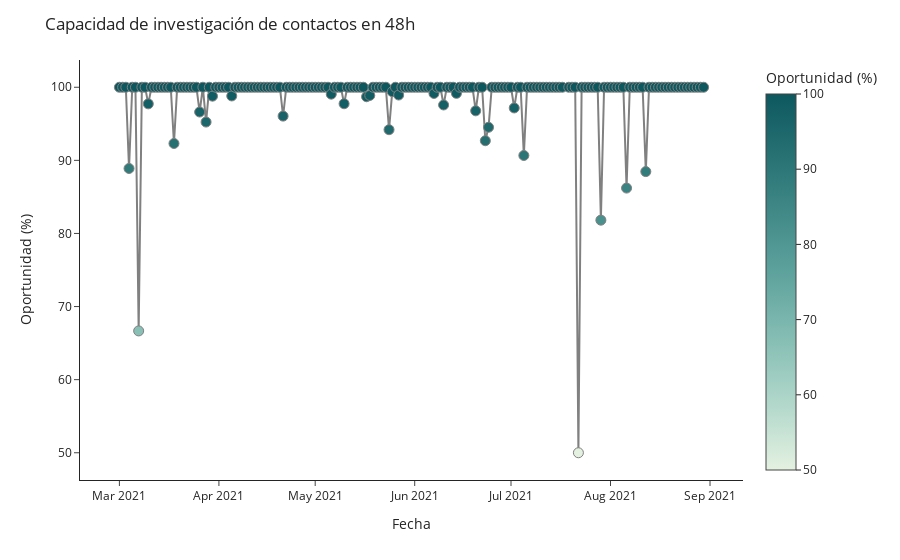

The code cell stored with this chart in its notebook:
### Code cell
px.scatter(df_ind7_perc.reset_index(),
        x= 'fecha_cumple_requisitos',
        y= 'n_folio',
        color='n_folio',
        color_continuous_scale=px.colors.sequential.Mint,
        labels={'n_folio':'Oportunidad (%)'},
        ).update_layout(title= 'Capacidad de investigación de contactos en 48h',
                       yaxis_title='Oportunidad (%)',
                       xaxis_title='Fecha',
                       template='simple_white',
                 #      xaxis=dict(tickmode = 'array',
                  #                tickvals = list(range(12,88,3)),
                   #               ticktext = list(list(range(12,54,3))+list(range(1,88,3))),
                    #             ),
                 #   ).add_vline(x=53.5, line_width=3, line_dash='dash', line_color='gray'
                  #             ).add_hline(y=10, 
                   #                        line_width=3, 
                    #                       line_dash='longdash', 
                     #                      line_color='olive',
                      #                     annotation_text='Meta nacional (10%)',
                       #                    annotation_position='bottom right'
                        #         ).add_hline(y=mean_bac_ind, 
                         #                    line_width=3, 
                          #                   line_dash='longdash', 
                           #                  line_color='green',
                            #                 annotation_text= 'Promedio BAC ('+str(mean_bac_ind)+'%)',
                             #                annotation_position='bottom right'
                              #       ).add_vrect(x0='51', x1='50', 
                               #            annotation_text='2020', 
                                #           annotation_position='top right',
                                 #          annotation=dict(font_size=18, 
                                  #                         font_family="'Open Sans', verdana, arial, sans-serif"),
                                   #                        opacity=0, 
                                    #                       line_width=0
                                     #     ).add_vrect(x0='84', x1='86', 
                                      #     annotation_text='2021', 
                                       #    annotation_position='top right',
                                        #   annotation=dict(font_size=18, 
                                         #                  font_family="'Open Sans', verdana, arial, sans-serif"),
                                          #                 opacity=0, 
                                           #                line_width=0
                                                     ).update_traces(mode='lines+markers', 
                                                                     line_color='grey',
                                                                     marker_line_width=1, 
                                                                     marker_size=10)

### Figure 1 — Plotly figure (JSON) as saved in the notebook; plotly's stock layout.template omitted (floating-point values rounded to 4 significant figures; data arrays with more than 128 entries replaced by an {"elided": "..."} marker saying what was removed)
{"data": [{"hovertemplate": "fecha_cumple_requisitos=%{x}<br>Oportunidad (%)=%{marker.color}<extra></extra>", "legendgroup": "", "line": {"color": "grey"}, "marker": {"color": {"elided": "182 float values"}, "coloraxis": "coloraxis", "line": {"width": 1}, "size": 10, "symbol": "circle"}, "mode": "lines+markers", "name": "", "orientation": "v", "showlegend": false, "type": "scatter", "x": {"elided": "182 str values"}, "xaxis": "x", "y": {"elided": "182 float values"}, "yaxis": "y"}], "layout": {"coloraxis": {"colorbar": {"title": {"text": "Oportunidad (%)"}}, "colorscale": [[0, "rgb(228, 241, 225)"], [0.1667, "rgb(180, 217, 204)"], [0.3333, "rgb(137, 192, 182)"], [0.5, "rgb(99, 166, 160)"], [0.6667, "rgb(68, 140, 138)"], [0.8333, "rgb(40, 114, 116)"], [1, "rgb(13, 88, 95)"]]}, "legend": {"tracegroupgap": 0}, "margin": {"t": 60}, "title": {"text": "Capacidad de investigación de contactos en 48h"}, "xaxis": {"anchor": "y", "domain": [0, 1], "title": {"text": "Fecha"}}, "yaxis": {"anchor": "x", "domain": [0, 1], "title": {"text": "Oportunidad (%)"}}}}
